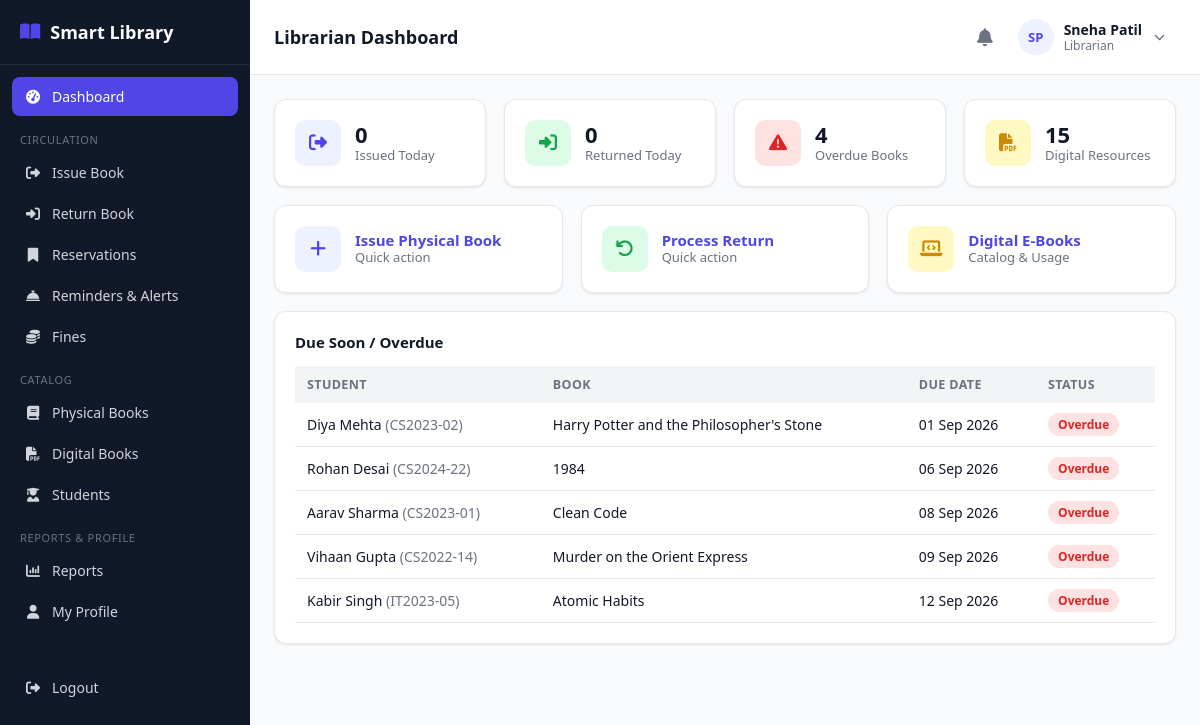
/librarian/dashboard.php (signed in), run on the app's committed database.
### tables this page shows
CREATE TABLE book_issues (
    id INT AUTO_INCREMENT PRIMARY KEY,
    student_id INT NOT NULL,
    book_id INT NOT NULL,
    issued_by INT DEFAULT NULL,           
    issue_date DATE NOT NULL,
    due_date DATE NOT NULL,
    return_date DATE DEFAULT NULL,
    status ENUM('issued','returned','overdue','lost') NOT NULL DEFAULT 'issued',
    created_at TIMESTAMP DEFAULT CURRENT_TIMESTAMP,
    FOREIGN KEY (student_id) REFERENCES students(id) ON DELETE CASCADE,
    FOREIGN KEY (book_id) REFERENCES books(id) ON DELETE CASCADE,
    FOREIGN KEY (issued_by) REFERENCES users(id) ON DELETE SET NULL
);

CREATE TABLE users (
    id INT AUTO_INCREMENT PRIMARY KEY,
    name VARCHAR(120) NOT NULL,
    email VARCHAR(150) NOT NULL UNIQUE,
    password VARCHAR(255) NOT NULL,
    role ENUM('admin','librarian','student') NOT NULL,
    phone VARCHAR(20) DEFAULT NULL,
    photo VARCHAR(255) DEFAULT NULL,
    status ENUM('active','inactive') NOT NULL DEFAULT 'active',
    reset_token VARCHAR(255) DEFAULT NULL,
    reset_expires DATETIME DEFAULT NULL,
    created_at TIMESTAMP DEFAULT CURRENT_TIMESTAMP,
    updated_at TIMESTAMP DEFAULT CURRENT_TIMESTAMP ON UPDATE CURRENT_TIMESTAMP
);

CREATE TABLE students (
    id INT AUTO_INCREMENT PRIMARY KEY,
    user_id INT NOT NULL,
    roll_number VARCHAR(40) NOT NULL UNIQUE,
    course VARCHAR(100) DEFAULT NULL,
    department VARCHAR(100) DEFAULT NULL,
    year VARCHAR(20) DEFAULT NULL,
    division VARCHAR(20) DEFAULT NULL,
    address VARCHAR(255) DEFAULT NULL,
    registration_date DATE NOT NULL,
    max_books INT NOT NULL DEFAULT 3,
    created_at TIMESTAMP DEFAULT CURRENT_TIMESTAMP,
    updated_at TIMESTAMP DEFAULT CURRENT_TIMESTAMP ON UPDATE CURRENT_TIMESTAMP,
    FOREIGN KEY (user_id) REFERENCES users(id) ON DELETE CASCADE
);

CREATE TABLE books (
    id INT AUTO_INCREMENT PRIMARY KEY,
    isbn VARCHAR(30) NOT NULL UNIQUE,
    title VARCHAR(200) NOT NULL,
    author_id INT DEFAULT NULL,
    category_id INT DEFAULT NULL,
    publisher_id INT DEFAULT NULL,
    publication_year YEAR DEFAULT NULL,
    edition VARCHAR(30) DEFAULT NULL,
    language VARCHAR(40) DEFAULT 'English',
    pages INT DEFAULT NULL,
    price DECIMAL(10,2) DEFAULT 0.00,
    shelf_number VARCHAR(30) DEFAULT NULL,
    total_copies INT NOT NULL DEFAULT 1,
    available_copies INT NOT NULL DEFAULT 1,
    description TEXT DEFAULT NULL,
    image VARCHAR(255) DEFAULT NULL,
    status ENUM('active','inactive') NOT NULL DEFAULT 'active',
    created_at TIMESTAMP DEFAULT CURRENT_TIMESTAMP,
    updated_at TIMESTAMP DEFAULT CURRENT_TIMESTAMP ON UPDATE CURRENT_TIMESTAMP,
    FOREIGN KEY (author_id) REFERENCES authors(id) ON DELETE SET NULL,
    FOREIGN KEY (category_id) REFERENCES categories(id) ON DELETE SET NULL,
    FOREIGN KEY (publisher_id) REFERENCES publishers(id) ON DELETE SET NULL,
    INDEX idx_title (title),
    INDEX idx_isbn (isbn)
);

### librarian/dashboard.php (the view, shortened to what this page needs)
<?php
require_once __DIR__ . '/../includes/functions.php';
require_once __DIR__ . '/../includes/auth-check.php';
$issuedToday = (int)$pdo->query("SELECT COUNT(*) FROM book_issues WHERE issue_date = CURDATE()")->fetchColumn();
$returnedToday = (int)$pdo->query("SELECT COUNT(*) FROM book_returns WHERE return_date = CURDATE()")->fetchColumn();
$overdueBooks = (int)$pdo->query("SELECT COUNT(*) FROM book_issues WHERE status='issued' AND due_date < CURDATE()")->fetchColumn();
$dueSoon = $pdo->query("
    SELECT bi.*, b.title, u.name student_name, s.roll_number
    FROM book_issues bi
    JOIN books b ON b.id=bi.book_id
    JOIN students s ON s.id=bi.student_id
    JOIN users u ON u.id=s.user_id
    WHERE bi.status IN ('issued','overdue') AND bi.due_date <= DATE_ADD(CURDATE(), INTERVAL 3 DAY)
    ORDER BY bi.due_date ASC LIMIT 8")->fetchAll();
$activeDigital = (int)$pdo->query("SELECT COUNT(*) FROM digital_books WHERE status='active'")->fetchColumn();
include __DIR__ . '/../includes/header.php';
?>
<div class="grid grid-4">
    <div class="card stat-card"><div class="icon blue"><i class="fa-solid fa-right-from-bracket"></i></div><div><div class="num"><?= $issuedToday ?></div><div class="label">Issued Today</div></div></div>
    <div class="card stat-card"><div class="icon green"><i class="fa-solid fa-right-to-bracket"></i></div><div><div class="num"><?= $returnedToday ?></div><div class="label">Returned Today</div></div></div>
    <div class="card stat-card"><div class="icon red"><i class="fa-solid fa-triangle-exclamation"></i></div><div><div class="num"><?= $overdueBooks ?></div><div class="label">Overdue Books</div></div></div>
    <div class="card stat-card"><div class="icon yellow"><i class="fa-solid fa-file-pdf"></i></div><div><div class="num"><?= $activeDigital ?></div><div class="label">Digital Resources</div></div></div>
</div>
<div class="grid grid-3" style="margin-top:18px;">
    <a href="issue-book.php" class="card stat-card" style="text-decoration:none;">
        <div class="icon blue"><i class="fa-solid fa-plus"></i></div>
        <div><div class="num" style="font-size:15px;">Issue Physical Book</div><div class="label">Quick action</div></div>
    </a>
    <a href="return-book.php" class="card stat-card" style="text-decoration:none;">
        <div class="icon green"><i class="fa-solid fa-arrow-rotate-left"></i></div>
        <div><div class="num" style="font-size:15px;">Process Return</div><div class="label">Quick action</div></div>
    </a>
    <a href="digital-books.php" class="card stat-card" style="text-decoration:none;">
        <div class="icon yellow"><i class="fa-solid fa-laptop-code"></i></div>
        <div><div class="num" style="font-size:15px;">Digital E-Books</div><div class="label">Catalog & Usage</div></div>
    </a>
</div>
<div class="card" style="margin-top:18px;">
    <h3>Due Soon / Overdue</h3>
    <?php if (!$dueSoon): ?>
        <div class="empty-state"><i class="fa-solid fa-circle-check"></i>Nothing due in the next 3 days.</div>
    <?php else: ?>
    <div class="table-wrap">
        <table class="data-table">
            <thead><tr><th>Student</th><th>Book</th><th>Due Date</th><th>Status</th></tr></thead>
            <tbody>
            <?php foreach ($dueSoon as $r):
                $displayStatus = strtotime($r['due_date']) < strtotime(date('Y-m-d')) ? 'overdue' : 'issued';
            ?>
                <tr>
                    <td><?= e($r['student_name']) ?> <span class="text-muted">(<?= e($r['roll_number']) ?>)</span></td>
                    <td><?= e($r['title']) ?></td>
                    <td><?= fmtDate($r['due_date']) ?></td>
                    <td><?= statusBadge($displayStatus) ?></td>
                </tr>
            <?php endforeach; ?>
            </tbody>
        </table>
    </div>
    <?php endif; ?>
</div>
<?php include __DIR__ . '/../includes/footer.php'; ?>

### includes/functions.php (shortened to what this page needs)
<?php
function e($value) {
    return htmlspecialchars($value ?? '', ENT_QUOTES, 'UTF-8');
}
function fmtDate($date) {
    return date('d M Y', strtotime($date));
}
function statusBadge($status) {
    $colors = [
        'active' => 'badge-green', 'available' => 'badge-green', 'paid' => 'badge-green',
        'returned' => 'badge-green', 'completed' => 'badge-green', 'approved' => 'badge-green', 'ready' => 'badge-green',
        'issued' => 'badge-blue', 'pending' => 'badge-yellow',
        'overdue' => 'badge-red', 'inactive' => 'badge-gray', 'cancelled' => 'badge-gray',
        'expired' => 'badge-gray', 'lost' => 'badge-red', 'damaged' => 'badge-red', 'waived' => 'badge-gray',
    ];
    $class = $colors[$status] ?? 'badge-gray';
    return '<span class="badge ' . $class . '">' . e(ucfirst($status)) . '</span>';
}

### assets/css/style.css (style rules this page uses)
:root { --primary: #4f46e5; --primary-dark: #4338ca; --primary-light: #eef2ff; --success: #16a34a; --success-light: #dcfce7; --warning: #ca8a04; --warning-light: #fef9c3; --danger: #dc2626; --danger-light: #fee2e2; --gray: #6b7280; --gray-light: #f3f4f6; --border: #e5e7eb; --text: #111827; --text-muted: #6b7280; --bg: #f9fafb; --white: #ffffff; --sidebar-w: 250px; --radius: 12px; --shadow: 0 1px 3px rgba(0,0,0,0.06), 0 1px 2px rgba(0,0,0,0.04); }
* { box-sizing: border-box; }
body { margin: 0; font-family: 'Segoe UI', system-ui, -apple-system, Roboto, sans-serif; background: var(--bg); color: var(--text); font-size: 15px; }
a { color: var(--primary); text-decoration: none; }
.grid { display: grid; gap: 18px; }
.grid-4 { grid-template-columns: repeat(4, 1fr); }
.grid-3 { grid-template-columns: repeat(3, 1fr); }
.card { background: var(--white); border: 1px solid var(--border); border-radius: var(--radius); box-shadow: var(--shadow); padding: 20px; }
.card h3 { margin: 0 0 14px; font-size: 15px; font-weight: 700; }
.stat-card { display: flex; align-items: center; gap: 14px; }
.stat-card .icon { width: 46px; height: 46px; border-radius: 10px; display: flex; align-items: center; justify-content: center; font-size: 18px; flex-shrink: 0; }
.stat-card .icon.blue { background: var(--primary-light); color: var(--primary); }
.stat-card .icon.green { background: var(--success-light); color: var(--success); }
.stat-card .icon.yellow { background: var(--warning-light); color: var(--warning); }
.stat-card .icon.red { background: var(--danger-light); color: var(--danger); }
.stat-card .num { font-size: 22px; font-weight: 800; line-height: 1.1; }
.stat-card .label { font-size: 13px; color: var(--text-muted); }
.table-wrap { overflow-x: auto; }
table.data-table { width: 100%; border-collapse: collapse; font-size: 14px; }
.data-table th { text-align: left; padding: 10px 12px; background: var(--gray-light); font-weight: 700; font-size: 12.5px; text-transform: uppercase; letter-spacing: 0.03em; color: var(--text-muted); white-space: nowrap; }
.data-table td { padding: 10px 12px; border-bottom: 1px solid var(--border); vertical-align: middle; }
.badge { padding: 3px 10px; border-radius: 999px; font-size: 12px; font-weight: 700; display: inline-block; }
.badge-red { background: var(--danger-light); color: var(--danger); }
.text-muted { color: var(--text-muted); }

### data on the page
book_issues: users.name "Diya Mehta", student.roll_number "CS2023-02", book.title "Harry Potter and the Philosopher's Stone", due_date "01 Sep 2026", due_date "Overdue"
book_issues: users.name "Rohan Desai", student.roll_number "CS2024-22", book.title "1984", due_date "06 Sep 2026", due_date "Overdue"
book_issues: users.name "Aarav Sharma", student.roll_number "CS2023-01", book.title "Clean Code", due_date "08 Sep 2026", due_date "Overdue"
book_issues: users.name "Vihaan Gupta", student.roll_number "CS2022-14", book.title "Murder on the Orient Express", due_date "09 Sep 2026", due_date "Overdue"
book_issues: users.name "Kabir Singh", student.roll_number "IT2023-05", book.title "Atomic Habits", due_date "12 Sep 2026", due_date "Overdue"

### other printed values
$label "Dashboard"
$item['_section'] "CIRCULATION"
$label "Issue Book"
$label "Return Book"
$label "Reservations"
$label "Reminders & Alerts"
$label "Fines"
$item['_section'] "CATALOG"
$label "Physical Books"
$label "Digital Books"
$label "Students"
$item['_section'] "REPORTS & PROFILE"
$label "Reports"
$label "My Profile"
$pageTitle "Librarian Dashboard"
